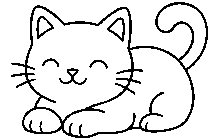
#> input picture assets/1bit/cat-home.png, 220 x 140 px
$ python contact_sheet.py
#> lines starting #> are read from the running program, lines starting #| are printed output that depends on the picture; after the words box and inside, x2 and y2 are one past the last pixel; in counts of white or black regions, pixels touching at a corner belong together
#!/usr/bin/env python3
"""Compose every 1-bit asset in assets/1bit/ into one labelled preview sheet."""
from pathlib import Path

import numpy as np
from PIL import Image, ImageDraw, ImageFont

ROOT = Path(__file__).resolve().parents[2]
ONE = ROOT / "assets" / "1bit"
OUT = ROOT / "assets" / "preview-contact-sheet.png"
FONT = ROOT / "assets" / "fonts" / "manrope" / "Manrope-VariableFont_wght.ttf"

ORDER = [
    "cat-home", "cat-mood-rough", "cat-mood-low", "cat-mood-okay", "cat-mood-good",
    "cat-mood-great", "cat-energy", "cat-done", "cat-listening", "cat-saved", "cat-logo",
    "icon-focus", "icon-create", "icon-rest", "icon-move", "icon-connect", "icon-mic",
    "icon-battery-frame", "icon-heart", "icon-arrow-left", "icon-arrow-right",
    "icon-plus", "icon-close",
]
CELL_W, CELL_H, LABEL_H, PAD = 240, 190, 26, 12
COLS = 6


def main():
    rows = (len(ORDER) + COLS - 1) // COLS
    sheet = Image.new("L", (COLS * (CELL_W + PAD) + PAD, rows * (CELL_H + LABEL_H + PAD) + PAD), 255)
#> sheet: PIL image 1524x924 L; every value is 255
    d = ImageDraw.Draw(sheet)
    font = ImageFont.truetype(str(FONT), 15)
    total = 0
    for i, aid in enumerate(ORDER):
        im = Image.open(ONE / f"{aid}.png").convert("1")
#> im is the input picture: PIL image 220x140 1; 89.4% white; black in thin lines or dots, all inside (x1, y1, x2, y2) = (11, 2, 208, 138)
        w, h = im.size
#> w = 220; h = 140
        total += w * h // 8
#> total = 3850
        zoom = max(1, min(3, CELL_W // w, CELL_H // h))
#> zoom = 1
        big = im.resize((w * zoom, h * zoom), Image.NEAREST)
        cx = PAD + (i % COLS) * (CELL_W + PAD)
        cy = PAD + (i // COLS) * (CELL_H + LABEL_H + PAD)
        d.rectangle([cx - 4, cy - 4, cx + CELL_W + 4, cy + CELL_H + LABEL_H + 4], outline=200)
        sheet.paste(big, (cx + (CELL_W - w * zoom) // 2, cy + (CELL_H - h * zoom) // 2))
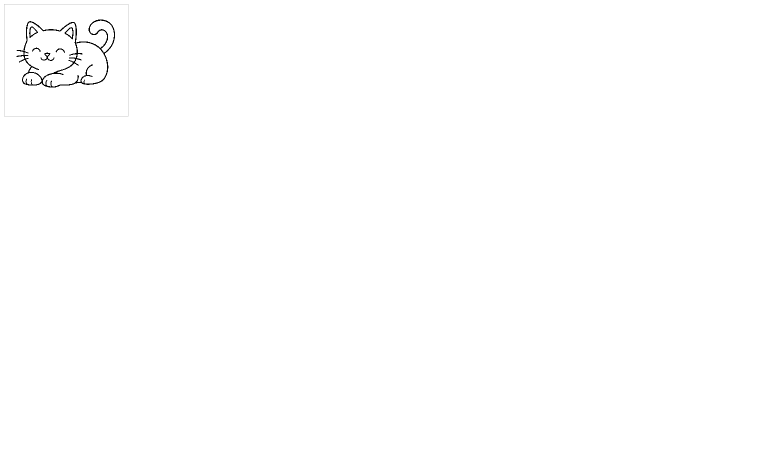
#> sheet: PIL image 1524x924 L (shown at 1/2 size); min 0, max 255, mean 254.4
        d.text((cx, cy + CELL_H + 4), f"{aid}  {w}x{h}", font=font, fill=0)
    sheet.save(OUT)
    print(f"{len(ORDER)} assets, 1-bit total {total} B -> {OUT}")


if __name__ == "__main__":
#> (the run stopped early here; a loop or call above may not have finished)
